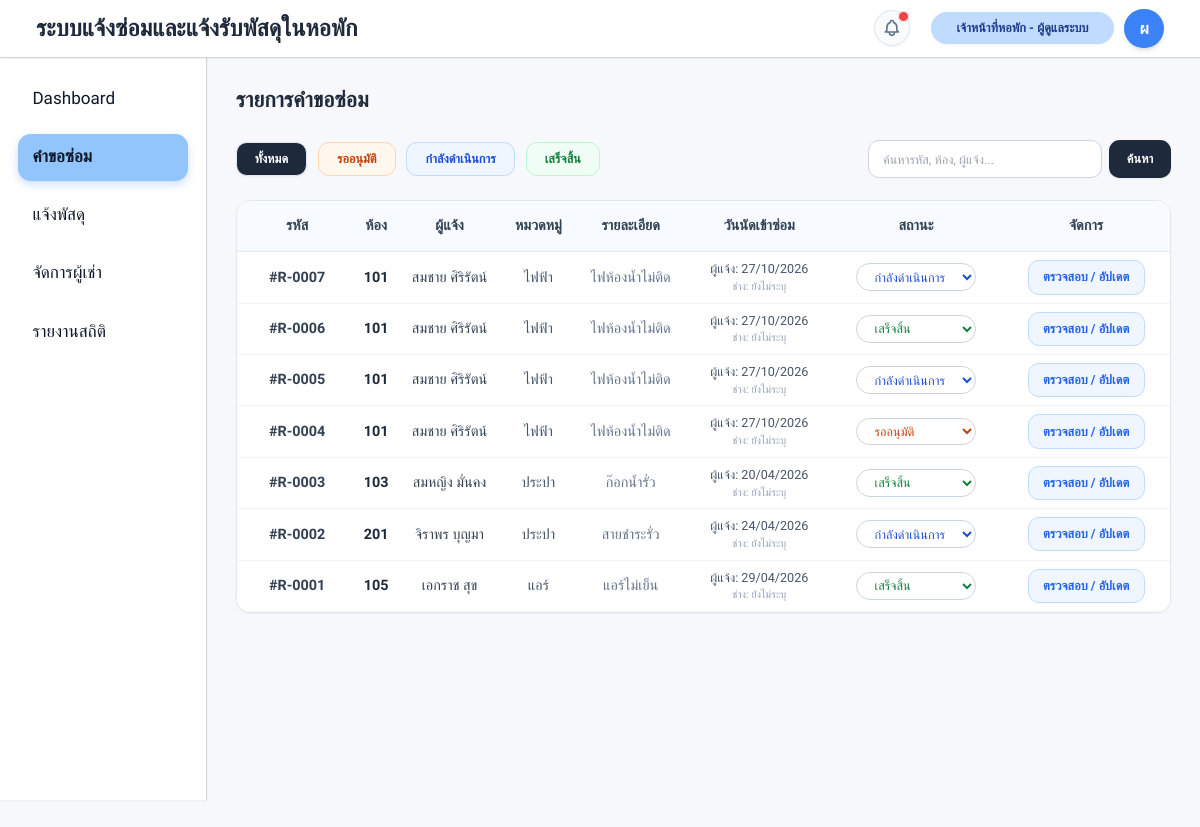
/admin/repairs.php (signed in), run on the app's committed database.
### tables this page shows
CREATE TABLE `repair_requests` (
  `request_id` int(11) NOT NULL,
  `user_id` int(11) NOT NULL,
  `room_id` int(11) NOT NULL,
  `category_id` int(11) NOT NULL,
  `description` text NOT NULL,
  `urgency` enum('ปกติ','ด่วน','ด่วนมาก') DEFAULT 'ปกติ',
  `status` enum('รออนุมัติ','กำลังดำเนินการ','เสร็จสิ้น','ยกเลิก') DEFAULT 'รออนุมัติ',
  `image` varchar(255) DEFAULT NULL,
  `appointment_date` date DEFAULT NULL,
  `confirmed_date` date DEFAULT NULL,
  `admin_remark` text DEFAULT NULL,
  `acknowledged_at` datetime DEFAULT NULL,
  `created_at` datetime DEFAULT current_timestamp(),
  `updated_at` datetime DEFAULT current_timestamp() ON UPDATE current_timestamp()
);

CREATE TABLE `rooms` (
  `room_id` int(11) NOT NULL,
  `room_no` varchar(10) NOT NULL,
  `floor` int(11) NOT NULL
);

CREATE TABLE `users` (
  `user_id` int(11) NOT NULL,
  `room_id` int(11) DEFAULT NULL,
  `full_name` varchar(120) NOT NULL,
  `email` varchar(120) DEFAULT NULL,
  `phone` varchar(30) DEFAULT NULL,
  `username` varchar(60) NOT NULL,
  `password` varchar(255) NOT NULL,
  `role` enum('admin','user') NOT NULL DEFAULT 'user',
  `status` enum('ใช้งานอยู่','ย้ายออก') DEFAULT 'ใช้งานอยู่',
  `must_change_password` tinyint(1) NOT NULL DEFAULT 1,
  `created_at` datetime DEFAULT current_timestamp()
);

CREATE TABLE `repair_categories` (
  `category_id` int(11) NOT NULL,
  `category_name` varchar(80) NOT NULL
);

### admin/repairs.php (the view, shortened to what this page needs)
<?php
require_once "../config/db.php";
require_once "layout.php";
$status = $_GET["status"] ?? "";
$search = trim($_GET["search"] ?? "");
$sql = "
  SELECT
    rr.*,
    r.room_no,
    r.floor,
    c.category_name,
    u.full_name,
    u.phone,
    u.email
  FROM repair_requests rr
  JOIN rooms r ON rr.room_id = r.room_id
  JOIN repair_categories c ON rr.category_id = c.category_id
  JOIN users u ON rr.user_id = u.user_id
  WHERE 1
";
$params = [];
$sql .= " ORDER BY rr.request_id DESC";
$stmt = $pdo->prepare($sql);
$stmt->execute($params);
$rows = $stmt->fetchAll(PDO::FETCH_ASSOC);
admin_header("repairs");
$search_param = $search !== "" ? "&search=" . urlencode($search) : "";
?>
<div class="max-w-[1050px] mx-auto">
  <h2 class="text-2xl font-bold text-slate-800 mb-7">รายการคำขอซ่อม</h2>
  <div class="flex justify-between items-center mb-6">
    <div class="flex gap-3">
      <a href="repairs.php<?= $search !== "" ? "?search=".urlencode($search) : "" ?>" class="btn-ui <?= $status === '' ? 'bg-slate-800 text-white shadow-sm' : 'bg-white text-slate-600 border-slate-300 hover:bg-slate-50' ?> border rounded-xl px-5 py-2 text-sm font-semibold transition">ทั้งหมด</a>
      <a href="?status=รออนุมัติ<?= $search_param ?>" class="btn-ui <?= $status === 'รออนุมัติ' ? 'bg-orange-500 text-white shadow-sm border-orange-500' : 'bg-orange-50 text-orange-700 border-orange-200 hover:bg-orange-100' ?> border rounded-xl px-5 py-2 text-sm font-semibold transition">รออนุมัติ</a>
      <a href="?status=กำลังดำเนินการ<?= $search_param ?>" class="btn-ui <?= $status === 'กำลังดำเนินการ' ? 'bg-blue-500 text-white shadow-sm border-blue-500' : 'bg-blue-50 text-blue-700 border-blue-200 hover:bg-blue-100' ?> border rounded-xl px-5 py-2 text-sm font-semibold transition">กำลังดำเนินการ</a>
      <a href="?status=เสร็จสิ้น<?= $search_param ?>" class="btn-ui <?= $status === 'เสร็จสิ้น' ? 'bg-green-500 text-white shadow-sm border-green-500' : 'bg-green-50 text-green-700 border-green-200 hover:bg-green-100' ?> border rounded-xl px-5 py-2 text-sm font-semibold transition">เสร็จสิ้น</a>
    </div>
    <form method="GET" class="flex gap-2">
      <input type="text" name="search" value="<?= htmlspecialchars($search) ?>" placeholder="ค้นหารหัส, ห้อง, ผู้แจ้ง..." class="w-[260px] h-[42px] rounded-xl border border-slate-300 px-4 focus:ring-2 focus:ring-blue-300 focus:outline-none text-sm">
      <button type="submit" class="bg-slate-800 text-white px-5 h-[42px] rounded-xl text-sm font-semibold hover:bg-slate-900 transition shadow-sm">ค้นหา</button>
    </form>
  </div>
  <div class="bg-white border border-slate-200 rounded-2xl overflow-hidden shadow-sm">
    <table class="w-full text-center">
      <thead class="bg-blue-50/50">
        <tr class="border-b border-slate-200">
          <th class="p-4">รหัส</th>
          <th>ห้อง</th>
          <th>ผู้แจ้ง</th>
          <th>หมวดหมู่</th>
          <th>รายละเอียด</th>
          <th>วันนัดเข้าซ่อม</th>
          <th>สถานะ</th>
          <th>จัดการ</th>
        </tr>
      </thead>
      <tbody>
        <?php if (count($rows) > 0): ?>
          <?php foreach ($rows as $r): ?>
            <?php
              $color = "bg-orange-100 text-orange-700 border-orange-200";
              if ($r["status"] === "กำลังดำเนินการ") $color = "bg-blue-100 text-blue-700 border-blue-200";
              if ($r["status"] === "เสร็จสิ้น") $color = "bg-green-100 text-green-700 border-green-200";
              $requestCode = "#R-" . str_pad($r["request_id"], 4, "0", STR_PAD_LEFT);
              $appointmentDate = !empty($r["appointment_date"]) ? date("d/m/Y", strtotime($r["appointment_date"])) : "-";
              $confirmedDateText = !empty($r["confirmed_date"]) ? date("d/m/Y", strtotime($r["confirmed_date"])) : "ยังไม่ระบุ";
            ?>
            <tr class="border-b border-slate-100 hover:bg-slate-50">
              <td class="p-4 font-semibold text-slate-700"><?= $requestCode ?></td>
              <td class="font-bold text-slate-800"><?= htmlspecialchars($r["room_no"]) ?></td>
              <td class="text-slate-700 font-medium"><?= htmlspecialchars($r["full_name"]) ?></td>
              <td class="text-slate-600"><?= htmlspecialchars($r["category_name"]) ?></td>
              <td class="max-w-[180px] text-slate-500">
                <div class="truncate" title="<?= htmlspecialchars($r["description"]) ?>">
                  <?= htmlspecialchars($r["description"]) ?>
                </div>
              </td>
              <td>
                <div class="text-slate-600 text-sm">ผู้แจ้ง: <?= $appointmentDate ?></div>
                <div class="text-xs <?= !empty($r["confirmed_date"]) ? 'text-blue-600 font-semibold' : 'text-slate-400' ?> mt-0.5">
                  ช่าง: <?= $confirmedDateText ?>
                </div>
              </td>
              <td>
                <form method="POST">
                  <select name="status" onchange="this.form.submit()" class="<?= $color ?> border px-4 py-1.5 rounded-full text-sm outline-none font-medium cursor-pointer">
                    <option <?= $r["status"] === "รออนุมัติ" ? "selected" : "" ?>>รออนุมัติ</option>
                    <option <?= $r["status"] === "กำลังดำเนินการ" ? "selected" : "" ?>>กำลังดำเนินการ</option>
                    <option <?= $r["status"] === "เสร็จสิ้น" ? "selected" : "" ?>>เสร็จสิ้น</option>
                  </select>
                </form>
              </td>
              <td>
                <button type="button" onclick="openRepairDetail('detail-<?= $r["request_id"] ?>')" class="btn-ui bg-blue-50 text-blue-600 border border-blue-200 rounded-xl px-4 py-2 text-sm font-semibold hover:bg-blue-100 transition">
                  ตรวจสอบ / อัปเดต
                </button>
              </td>
            </tr>
          <?php endforeach; ?>
        <?php else: ?>
          <tr>
            <td colspan="8" class="p-12 text-slate-500 text-lg">ยังไม่มีรายการคำขอซ่อม</td>
          </tr>
        <?php endif; ?>
      </tbody>
    </table>
  </div>
</div>
<?php admin_footer(); ?>

### admin/layout.php (shortened to what this page needs)
<?php
function admin_header($active = "") {
    global $pdo;
    $user_id = $_SESSION["user_id"] ?? 0;
    $unreadCount = 0;
    if ($user_id && $pdo) {
        $unreadStmt = $pdo->prepare("SELECT COUNT(*) FROM notifications WHERE user_id = ? AND is_read = 0");
        $unreadStmt->execute([$user_id]);
        $unreadCount = $unreadStmt->fetchColumn();
    }
    $profileChar = mb_substr($_SESSION["full_name"] ?? "A", 0, 1, 'UTF-8');
?>
<!doctype html>
<html lang="th">
<head>
  <script src="https://cdn.tailwindcss.com"></script>
</head>
<body>
<header class="h-[64px] bg-white border-b border-gray-300 flex items-center justify-between px-10 shadow-sm relative z-40">
  <h1 class="text-[26px] font-bold text-slate-800">ระบบแจ้งซ่อมและแจ้งรับพัสดุในหอพัก</h1>
  <div class="flex items-center gap-6">
    <div class="relative inline-block text-left">
        <button onclick="toggleNotifications()" type="button" class="relative p-2 bg-slate-50 text-slate-500 hover:bg-slate-100 rounded-full transition shadow-sm border border-slate-200 flex items-center justify-center">
            <?php if ($unreadCount > 0): ?>
                <span class="absolute top-0 right-0 flex h-3 w-3">
                  <span class="relative inline-flex rounded-full h-3 w-3 bg-red-500 border-2 border-white"></span>
                </span>
            <?php endif; ?>
        </button>
    </div>
    <div class="flex items-center gap-3">
      <span class="bg-blue-200 text-blue-900 rounded-full px-7 py-2 text-sm font-semibold shadow-sm">
        เจ้าหน้าที่หอพัก - <?= htmlspecialchars($_SESSION["full_name"] ?? "Admin") ?>
      </span>
      <div class="w-11 h-11 rounded-full bg-blue-500 text-white flex items-center justify-center font-bold text-lg shadow-md">
        <?= htmlspecialchars($profileChar) ?>
      </div>
    </div>
  </div>
</header>
<div class="flex app-shell">
  <aside class="w-[230px] bg-white border-r border-gray-300 p-5 shadow-sm">
    <nav class="space-y-3 text-[19px]">
      <a class="sidebar-link <?= $active==='dashboard'?'sidebar-active':'' ?>" href="dashboard.php">Dashboard</a>
      <a class="sidebar-link <?= $active==='repairs'?'sidebar-active':'' ?>" href="repairs.php">คำขอซ่อม</a>
      <a class="sidebar-link <?= $active==='parcels'?'sidebar-active':'' ?>" href="parcels.php">แจ้งพัสดุ</a>
      <a class="sidebar-link <?= $active==='users'?'sidebar-active':'' ?>" href="users.php">จัดการผู้เช่า</a>
      <a class="sidebar-link <?= $active==='reports'?'sidebar-active':'' ?>" href="reports.php">รายงานสถิติ</a>
    </nav>
  </aside>
  <main class="flex-1 px-8 py-8 relative z-0">
<?php } ?>
<?php function admin_footer() { ?>
  </main>
</div>
</body>
</html>
<?php } ?>

### admin/layout.php (style rules this page uses)
:root { --ui-zoom:.9 }
body { zoom:var(--ui-zoom) }
.app-shell { min-height:calc(100vh / var(--ui-zoom) - 64px) }
* { font-family:'Sarabun',sans-serif }
body { background:#f7f8fb;color:#0f172a }
.sidebar-link { display:block;padding:12px 16px;border-radius:14px; transition:.2s;font-weight:500; }
.sidebar-active { background:#93c5fd;color:#0f172a;font-weight:700;box-shadow:0 4px 10px rgba(59,130,246,.25) }
button,.btn-ui,a[class*="bg-"] { cursor:pointer;transition:.2s; }
table { background:white }
thead { background:#eff6ff }
th { font-weight:700;color:#334155 }
input,select,textarea { background:#fff!important;border-color:#cbd5e1!important; }

### data on the page
repair_requests: request_id "#R-0007", room.room_no "101", user.full_name "สมชาย ศิริรัตน์", category.category_name "ไฟฟ้า", description "ไฟห้องน้ำไม่ติด", appointment_date "27/10/2026", confirmed_date "ยังไม่ระบุ", status "กำลังดำเนินการ"
repair_requests: request_id "#R-0006", room.room_no "101", user.full_name "สมชาย ศิริรัตน์", category.category_name "ไฟฟ้า", description "ไฟห้องน้ำไม่ติด", appointment_date "27/10/2026", confirmed_date "ยังไม่ระบุ", status "เสร็จสิ้น"
repair_requests: request_id "#R-0005", room.room_no "101", user.full_name "สมชาย ศิริรัตน์", category.category_name "ไฟฟ้า", description "ไฟห้องน้ำไม่ติด", appointment_date "27/10/2026", confirmed_date "ยังไม่ระบุ", status "กำลังดำเนินการ"
repair_requests: request_id "#R-0004", room.room_no "101", user.full_name "สมชาย ศิริรัตน์", category.category_name "ไฟฟ้า", description "ไฟห้องน้ำไม่ติด", appointment_date "27/10/2026", confirmed_date "ยังไม่ระบุ", status "รออนุมัติ"
repair_requests: request_id "#R-0003", room.room_no "103", user.full_name "สมหญิง มั่นคง", category.category_name "ประปา", description "ก๊อกน้ำรั่ว", appointment_date "20/04/2026", confirmed_date "ยังไม่ระบุ", status "เสร็จสิ้น"
repair_requests: request_id "#R-0002", room.room_no "201", user.full_name "จิราพร บุญมา", category.category_name "ประปา", description "สายชำระรั่ว", appointment_date "24/04/2026", confirmed_date "ยังไม่ระบุ", status "กำลังดำเนินการ"
repair_requests: request_id "#R-0001", room.room_no "105", user.full_name "เอกราช สุข", category.category_name "แอร์", description "แอร์ไม่เย็น", appointment_date "29/04/2026", confirmed_date "ยังไม่ระบุ", status "เสร็จสิ้น"

### other printed values
$_SESSION["full_name"] "ผู้ดูแลระบบ"
$profileChar "ผ"
